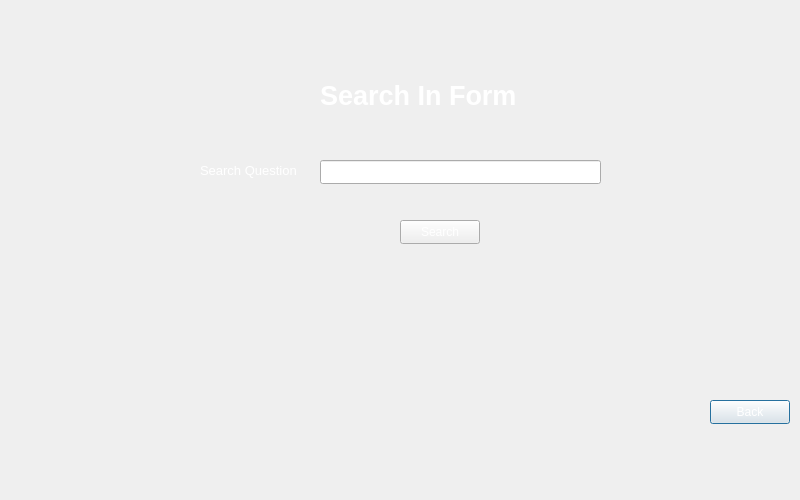
<?xml version="1.0" encoding="UTF-8"?>
<ui version="4.0">
 <class>Searchinform</class>
 <widget class="QDialog" name="Searchinform">
  <property name="geometry">
   <rect>
    <x>0</x>
    <y>0</y>
    <width>800</width>
    <height>500</height>
   </rect>
  </property>
  <property name="windowTitle">
   <string>FeedBack Management System</string>
  </property>
  <property name="styleSheet">
   <string notr="true">background-image:url(:/images/lock (1).jpg) ;</string>
  </property>
  <widget class="QPushButton" name="pushButton">
   <property name="geometry">
    <rect>
     <x>710</x>
     <y>400</y>
     <width>80</width>
     <height>24</height>
    </rect>
   </property>
   <property name="styleSheet">
    <string notr="true">color: rgb(255, 255, 255);</string>
   </property>
   <property name="text">
    <string>Back</string>
   </property>
  </widget>
  <widget class="QLabel" name="label">
   <property name="geometry">
    <rect>
     <x>320</x>
     <y>80</y>
     <width>241</width>
     <height>31</height>
    </rect>
   </property>
   <property name="font">
    <font>
     <pointsize>20</pointsize>
     <bold>true</bold>
    </font>
   </property>
   <property name="styleSheet">
    <string notr="true">color: rgb(255, 255, 255);</string>
   </property>
   <property name="text">
    <string>Search In Form</string>
   </property>
  </widget>
  <widget class="QLabel" name="label_2">
   <property name="geometry">
    <rect>
     <x>200</x>
     <y>160</y>
     <width>101</width>
     <height>21</height>
    </rect>
   </property>
   <property name="font">
    <font>
     <pointsize>10</pointsize>
     <bold>false</bold>
    </font>
   </property>
   <property name="styleSheet">
    <string notr="true">color: rgb(255, 255, 255);</string>
   </property>
   <property name="text">
    <string>Search Question</string>
   </property>
  </widget>
  <widget class="QLineEdit" name="lineEdit">
   <property name="geometry">
    <rect>
     <x>320</x>
     <y>160</y>
     <width>281</width>
     <height>24</height>
    </rect>
   </property>
   <property name="styleSheet">
    <string notr="true">color: rgb(255, 255, 255);</string>
   </property>
  </widget>
  <widget class="QPushButton" name="pushButton_2">
   <property name="geometry">
    <rect>
     <x>400</x>
     <y>220</y>
     <width>80</width>
     <height>24</height>
    </rect>
   </property>
   <property name="styleSheet">
    <string notr="true">color: rgb(255, 255, 255);</string>
   </property>
   <property name="text">
    <string>Search</string>
   </property>
  </widget>
 </widget>
 <resources/>
 <connections/>
</ui>
